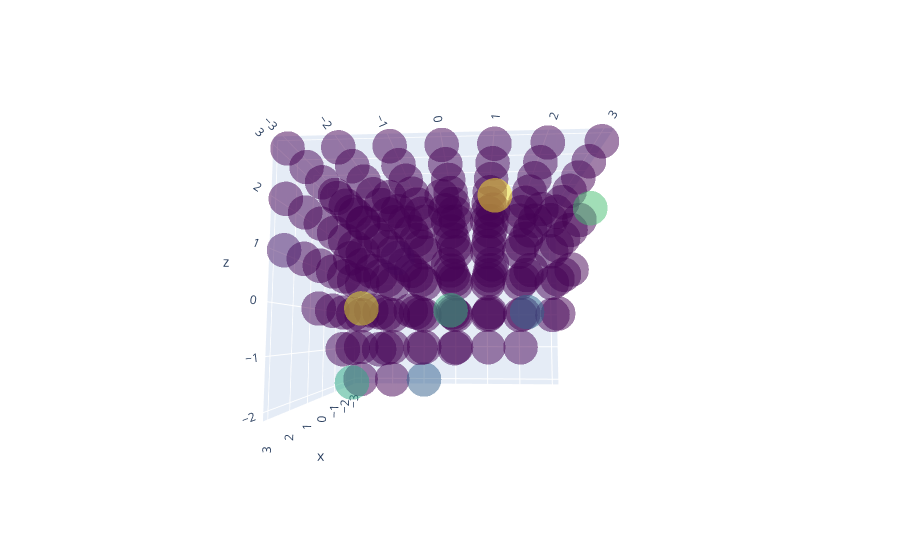

Notebook code cell kept with this figure:
### Code cell
fig.show()

### Figure 1 — Plotly figure (JSON) as saved in the notebook; plotly's stock layout.template omitted (floating-point values rounded to 4 significant figures; data arrays with more than 128 entries replaced by an {"elided": "..."} marker saying what was removed)
{"data": [{"marker": {"color": {"elided": "175 float values"}, "colorscale": [[0, "#440154"], [0.1111, "#482878"], [0.2222, "#3e4989"], [0.3333, "#31688e"], [0.4444, "#26828e"], [0.5556, "#1f9e89"], [0.6667, "#35b779"], [0.7778, "#6ece58"], [0.8889, "#b5de2b"], [1, "#fde725"]], "opacity": 0.5, "size": 12}, "mode": "markers", "type": "scatter3d", "x": {"elided": "175 int values"}, "y": {"elided": "175 int values"}, "z": {"elided": "175 int values"}}], "layout": {"autosize": true, "scene": {"aspectmode": "auto", "aspectratio": {"x": 1.063, "y": 1.063, "z": 0.8855}, "camera": {"center": {"x": 0, "y": 0, "z": 0}, "eye": {"x": 1.903, "y": 0.1078, "z": -0.1792}, "projection": {"type": "perspective"}, "up": {"x": 0, "y": 0, "z": 1}}}}}
